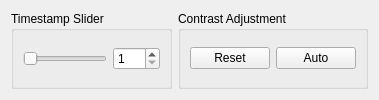
                     <widget class="QWidget" name="tabWidget_time00">
                      <attribute name="title">
                       <string>Timestamp t=0</string>
                      </attribute>
                      <layout class="QGridLayout" name="gridLayout_72">
                       <item row="1" column="0">
                        <widget class="QGroupBox" name="groupBox_46">
                         <property name="font">
                          <font>
                           <pointsize>9</pointsize>
                           <bold>false</bold>
                          </font>
                         </property>
                         <property name="title">
                          <string>Timestamp Slider</string>
                         </property>
                         <layout class="QGridLayout" name="gridLayout_57">
                          <item row="0" column="0">
                           <widget class="QSlider" name="changetimestamp_data00">
                            <property name="styleSheet">
                             <string notr="true"/>
                            </property>
                            <property name="maximum">
                             <number>99</number>
                            </property>
                            <property name="singleStep">
                             <number>1</number>
                            </property>
                            <property name="pageStep">
                             <number>1</number>
                            </property>
                            <property name="value">
                             <number>0</number>
                            </property>
                            <property name="orientation">
                             <enum>Qt::Horizontal</enum>
                            </property>
                           </widget>
                          </item>
                          <item row="0" column="1">
                           <widget class="QSpinBox" name="displaytimestamp_data00">
                            <property name="buttonSymbols">
                             <enum>QAbstractSpinBox::UpDownArrows</enum>
                            </property>
                            <property name="minimum">
                             <number>1</number>
                            </property>
                            <property name="maximum">
                             <number>120</number>
                            </property>
                           </widget>
                          </item>
                         </layout>
                        </widget>
                       </item>
                       <item row="1" column="1">
                        <widget class="QGroupBox" name="groupBox_49">
                         <property name="font">
                          <font>
                           <pointsize>9</pointsize>
                           <bold>false</bold>
                          </font>
                         </property>
                         <property name="title">
                          <string>Contrast Adjustment</string>
                         </property>
                         <layout class="QGridLayout" name="gridLayout_56">
                          <item row="0" column="0">
                           <widget class="QPushButton" name="pushButton_reset_data00">
                            <property name="text">
                             <string>Reset</string>
                            </property>
                           </widget>
                          </item>
                          <item row="0" column="1">
                           <widget class="QPushButton" name="pushButton_auto_data00">
                            <property name="text">
                             <string>Auto</string>
                            </property>
                           </widget>
                          </item>
                         </layout>
                        </widget>
                       </item>
                      </layout>
                     </widget>
